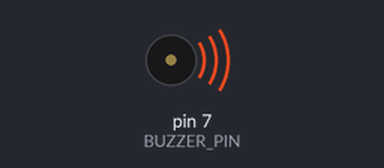
Recording of a sketch running on a simulated Arduino Uno, built with avr-gcc and run on an emulated ATmega328P. Shown: buzzer (waves = sounding).

Above: at 0.1 s.
At 21.6 s:
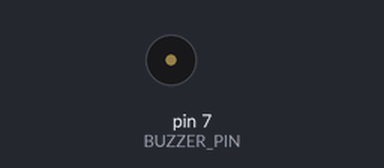
Timing chart, 0 to 23.1 s (numbered marks = the images above):
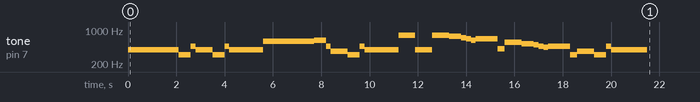

The sketch:

002_star_wars_melody.ino
```cpp
#define BUZZER_PIN 7

int notes[] = {
    392, 392, 392, 311, 466, 392, 311, 466, 392,
    587, 587, 587, 622, 466, 369, 311, 466, 392,
    784, 392, 392, 784, 739, 698, 659, 622, 659,
    415, 554, 523, 493, 466, 440, 466,
    311, 369, 311, 466, 392
};

int times[] = {
    350, 350, 350, 250, 100, 350, 250, 100, 700,
    350, 350, 350, 250, 100, 350, 250, 100, 700,
    350, 250, 100, 350, 250, 100, 100, 100, 450,
    150, 350, 250, 100, 100, 100, 450,
    150, 350, 250, 100, 750
};

void setup()
{
    for (int i = 0; i < 39; i++) {
        tone(BUZZER_PIN, notes[i], times[i]*2);
        delay(times[i]*2);
    }
}

void loop()
{
}
```
